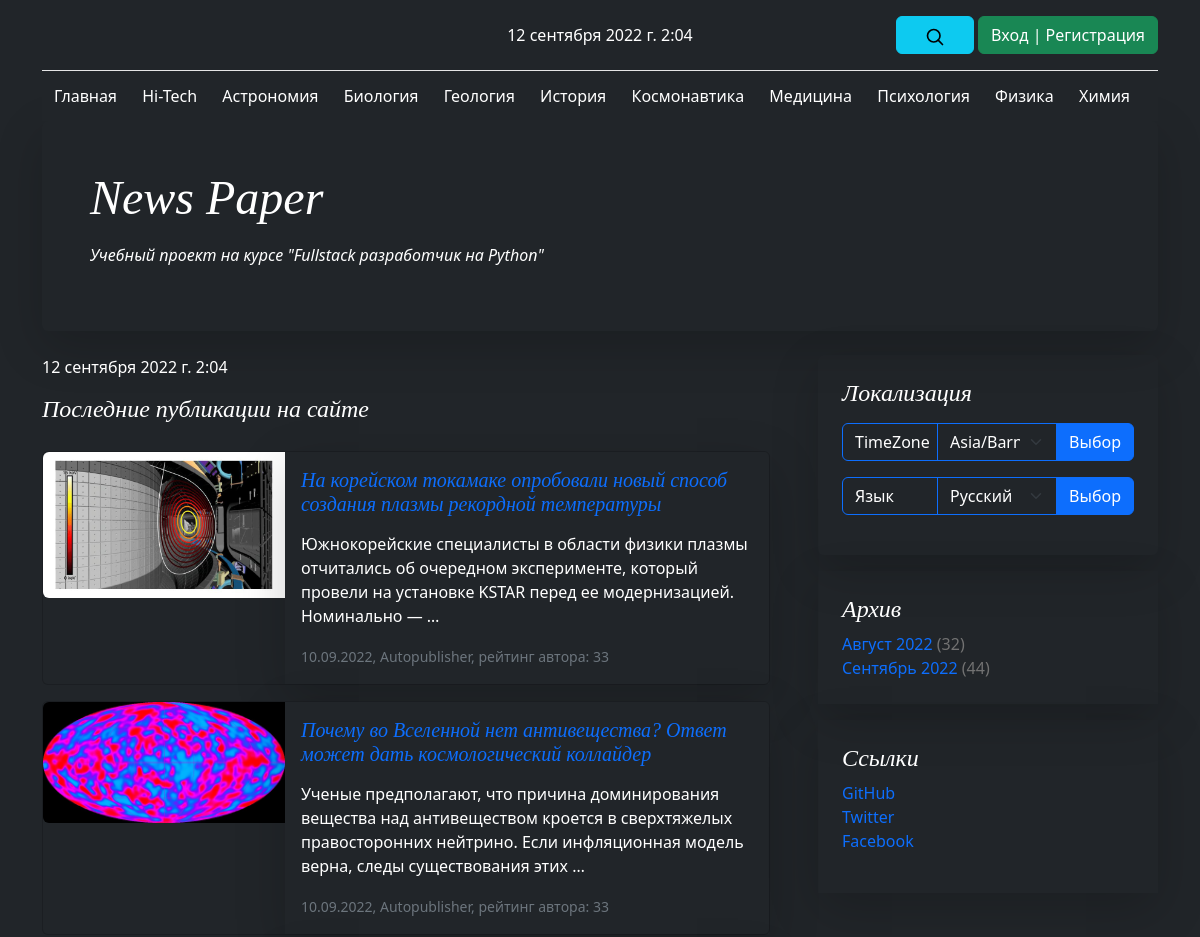
/ (upper part), run on an earlier commit of the app's database.
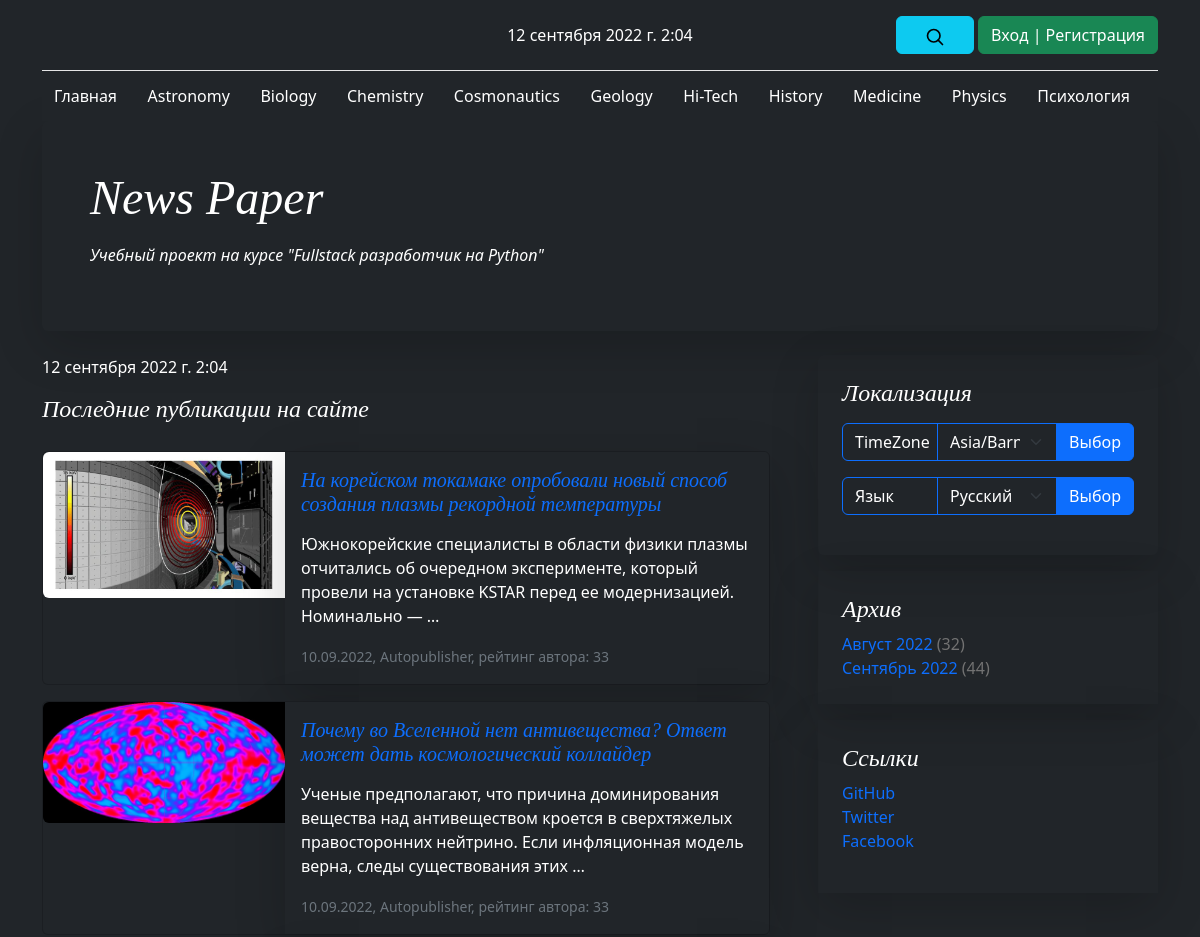
And on a later commit of the database.
### news/models.py (models this page shows, shortened)
class Category(models.Model):
    name = models.CharField(
        max_length=64,
        unique=True,
        verbose_name=_('Имя категории'),
    )
    subscribers = models.ManyToManyField(
        User,
        through='CatSubscribers',
        blank=True,
        verbose_name=_('Подписчик'),
    )
    class Meta:
        verbose_name = _('Категория')
        verbose_name_plural = _('Категории')

class Post(models.Model):
    author_post = models.ForeignKey(
        Author,
        on_delete=models.CASCADE,
        verbose_name=_('Автор'),
    )
    ARTICLE = 'ART'
    NEWS = 'NWS'
    CHOICE_CAT = [
        (ARTICLE, _('Статья')),
        (NEWS, _('Новость')),
    ]
    type_cat = models.CharField(
        max_length=3,
        choices=CHOICE_CAT,
        default=ARTICLE,
        verbose_name=_('Тип контента'),
    )
    date_pub = models.DateTimeField(
        auto_now_add=True,
        verbose_name=_('Дата публикации'),
    )
    post_cat = models.ManyToManyField(
        Category,
        through='PostCategory',
        verbose_name=_('Категория'),
    )
    name = models.CharField(
        max_length=128,
        verbose_name=_('Название'),
    )
    content = models.TextField(
        verbose_name=_('Контент'),
    )
    content_rate = models.SmallIntegerField(
        default=0,
        verbose_name=_('Рейтинг'),
    )
    content_image = models.ImageField(
        upload_to='images',
        verbose_name=_('Изображение'),
        default='no_image.jpg',
    )
    class Meta:
        verbose_name = _('Пост')
        verbose_name_plural = _('Посты')

class Author(models.Model):
    author_user = models.OneToOneField(
        User,
        on_delete=models.CASCADE,
        verbose_name=_('Имя'),
    )
    author_rate = models.SmallIntegerField(
        default=0,
        verbose_name=_('Рейтинг'),
    )
    def __str__(self):
        return self.author_user.username
    class Meta:
        verbose_name = _('Автор')
        verbose_name_plural = _('Авторы')

### news/views.py (the view)
# urls.py: path('', IndexView.as_view(), name='index'),
class IndexView(ListView):
    queryset = Post.objects.select_related().all().order_by('-date_pub')
    template_name = 'posts.html'
    context_object_name = 'posts'
    paginate_by = 10

### news/context_processors.py (called while the page is built)
def navigate_context(request):
    category = Category.objects.all()
    archives = Post.objects.annotate(
        year=ExtractYear('date_pub'),
        month=ExtractMonth('date_pub')
    ).values('year', 'month').annotate(total=Count('id'))
    user_timezone = pytz.timezone(
        request.session.get('django_timezone') or settings.TIME_ZONE
    )
    current_time = timezone.now().astimezone(user_timezone)
    context = {
        'category': category,
        'archives': archives,
        'current_time': current_time,
        'timezones': pytz.common_timezones,
    }
    return context

### news/templatetags/news_filters.py (called while the page is built)
@register.filter()
def censor(in_text):
    censured_text = in_text
    with open('static/json/bad_words.json', 'r') as censor_file:
        bad_text = json.load(censor_file)
    for word in censured_text.split():
        if word.lower() in bad_text:
            censured_text = censured_text.replace(
                word,
                f'{word[0]}{"*" * (len(word) - 1)}'
            )
    return censured_text

@register.filter()
def name_month(val):
    val_obj = timezone.datetime.strptime(str(val), "%m")
    val_name = val_obj.strftime("%B")
    return _(val_name)

### templates/posts.html (shortened to what this page needs)
{% extends 'default.html' %}
{% load i18n %}
{% load news_filters %}
{% load news_tags %}
{% block content %}
    {% load cache %}
    {% cache 1 last_news page_obj.number %}
        <h4 class="pb-1 mb-4 fst-italic">
            {% block page_header %}{% trans "Последние публикации на сайте" %}{% endblock %}
        </h4>
        {% for post in posts %}
            {% include 'post_card.html' %}
        {% endfor %}
    {% endcache %}
{% endblock content %}

### templates/navigate.html (shortened to what this page needs)
{% load i18n %}
{% load tz %}
{% load cache %}
<div class="container">
  <header class="blog-header lh-1 py-3">
    <div class="row flex-nowrap justify-content-between align-items-center">
      <div class="col-4 pt-1">
      </div>
      <div class="col-4 text-center">
        {{ current_time }}
      </div>
      <div class="col-4 d-flex justify-content-end align-items-center">
        <a class="link-secondary" href="{% url 'news:search' %}" aria-label="Search">
          <span class="btn btn-info">
              <svg xmlns="http://www.w3.org/2000/svg" width="20" height="20" fill="none" stroke="currentColor" stroke-linecap="round" stroke-linejoin="round" stroke-width="2" class="mx-3" role="img" viewBox="0 0 24 24"><title>Search</title><circle cx="10.5" cy="10.5" r="7.5"/><path d="M21 21l-5.2-5.2"/></svg>
          </span>
        </a>
          {% if user.id %}
            <a class="btn btn-danger" href="/accounts/logout/">{% trans "Выход" %}</a>
          {% else %}
            <a class="btn btn-success" href="/accounts/login/">{% trans "Вход" %} | {% trans "Регистрация" %}</a>
          {% endif %}
      </div>
    </div>
  </header>
  {% cache 1 navbar %}
  <nav {% if current_time.hour >= 19 or  current_time.hour <= 7 %}class="navbar bg-dark text-bg-dark"{% else %}class="navbar bg-light"{% endif %}>
    <div {% if current_time.hour >= 19 or  current_time.hour <= 7 %}class="container-fluid bg-dark text-bg-dark"{% else %}class="container-fluid"{% endif %}>
      <a {% if current_time.hour >= 19 or  current_time.hour <= 7 %}class="navbar-brand fs-6 text-bg-dark"{% else %}class="navbar-brand fs-6"{% endif %} href="{% url 'news:index' %}">{% trans "Главная" %}</a>
      {% for item in category %}
        <a {% if current_time.hour >= 19 or  current_time.hour <= 7 %}class="navbar-brand fs-6 text-bg-dark"{% else %}class="navbar-brand fs-6"{% endif %} href="{% url 'news:category' item.id %}">{{ item.name }}</a>
      {% endfor %}
    </div>
  </nav>
  {% endcache %}
</div>

### templates/post_card.html
{% load i18n %}
{% load news_filters %}
{% load news_tags %}
<div {% if current_time.hour >= 19 or  current_time.hour <= 7 %}class="card mb-3 bg-dark text-bg-dark"{% else %}class="card mb-3"{% endif %}>
  <div class="row g-0">
    <div class="col-md-4">
      <img src="{{ post.content_image.url }}" class="img-fluid rounded-start" alt="{{ post.name|censor }}">
    </div>
    <div class="col-md-8">
      <div class="card-body container-fluid shadow-lg">
        <a class="text-decoration-none" href="{% url 'news:detail' post.id %}">
            <h5 class="card-title fst-italic">{{ post.name|censor }}</h5>
        </a>
        <p class="card-text">{{ post.content|censor|truncatewords_html:20|safe }}</p>
        <p class="card-text">
            <small class="text-muted">
                {{ post.date_pub|date:'d.m.Y' }},
                {{ post.author_post }},
                {% trans "рейтинг автора:" %} {{ post.author_post.author_rate }}
            </small>
        </p>
      </div>
    </div>
  </div>
</div>

What changed in the data, as far as the page shows it:
changed Category: name "Астрономия" → "Astronomy"
changed Category: name "Биология" → "Biology"
changed Category: name "Химия" → "Chemistry"; moves up the list
changed Category: name "Космонавтика" → "Cosmonautics"; moves up the list
changed Category: name "Геология" → "Geology"
changed Category "Hi-Tech": moves down the list
changed Category: name "История" → "History"
changed Category: name "Медицина" → "Medicine"
changed Category: name "Физика" → "Physics"; moves down the list
